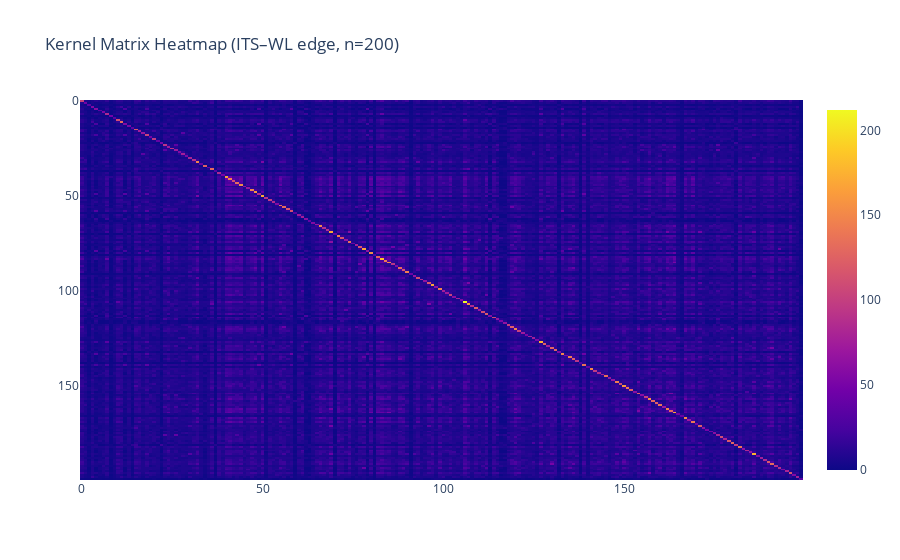

The notebook cell saved with this chart:
### Markdown cell above
### ITS–WL Kernel Matrix (edge features)

This heatmap shows the kernel matrix computed using the ITS–WL edge kernel.
Here, reactions are represented by Weisfeiler–Lehman features extracted from the Imaginary Transition State (ITS) graph.

Compared to DRF–WL, the ITS–WL kernel produces a denser similarity structure.
This is expected, as the ITS graph encodes the full combined structure of reactants and products, including unchanged molecular context.

The diagonal again represents self-similarity, while the richer off-diagonal structure indicates that many reactions share common substructures.
As a result, ITS–WL captures broader structural similarity between reactions, not only the explicit reaction center.

### Code cell
mode = "edge"
n = 200

K_its, y_its_small = build_kernel_matrix_from_loaded(
    X_its, y_its,
    mode=mode,
    n=n,
)

print("ITS kernel matrix stats:", kernel_matrix_stats(K_its))

fig = px.imshow(
    K_its,
    title=f"Kernel Matrix Heatmap (ITS–WL {mode}, n={n})",
    aspect="auto",
)
fig.show()

### Figure 1 — Plotly figure (JSON) as saved in the notebook; plotly's stock layout.template omitted (floating-point values rounded to 4 significant figures; data arrays with more than 128 entries replaced by an {"elided": "..."} marker saying what was removed)
{"data": [{"coloraxis": "coloraxis", "hovertemplate": "x: %{x}<br>y: %{y}<br>color: %{z}<extra></extra>", "name": "0", "type": "heatmap", "xaxis": "x", "yaxis": "y", "z": {"elided": "200x200 float values"}}], "layout": {"coloraxis": {"colorscale": [[0, "#0d0887"], [0.1111, "#46039f"], [0.2222, "#7201a8"], [0.3333, "#9c179e"], [0.4444, "#bd3786"], [0.5556, "#d8576b"], [0.6667, "#ed7953"], [0.7778, "#fb9f3a"], [0.8889, "#fdca26"], [1, "#f0f921"]]}, "title": {"text": "Kernel Matrix Heatmap (ITS–WL edge, n=200)"}, "xaxis": {"anchor": "y", "domain": [0, 1]}, "yaxis": {"anchor": "x", "autorange": "reversed", "domain": [0, 1]}}}
